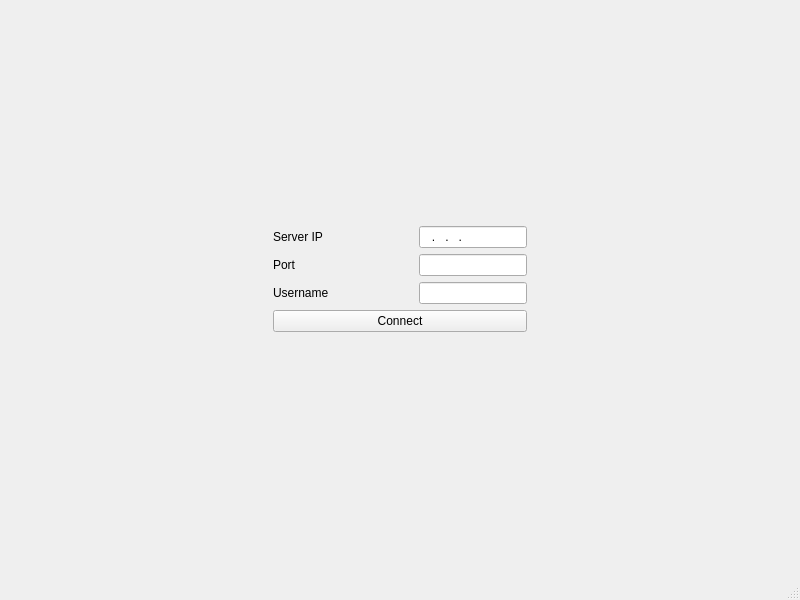
<?xml version="1.0" encoding="UTF-8"?>
<ui version="4.0">
 <class>MainWindow</class>
 <widget class="QMainWindow" name="MainWindow">
  <property name="enabled">
   <bool>true</bool>
  </property>
  <property name="geometry">
   <rect>
    <x>0</x>
    <y>0</y>
    <width>800</width>
    <height>600</height>
   </rect>
  </property>
  <property name="windowTitle">
   <string>MainWindow</string>
  </property>
  <widget class="QWidget" name="centralwidget">
   <property name="enabled">
    <bool>true</bool>
   </property>
   <layout class="QGridLayout" name="gridLayout_3">
    <item row="0" column="0">
     <widget class="QStackedWidget" name="pages">
      <property name="currentIndex">
       <number>0</number>
      </property>
      <widget class="QWidget" name="loginPage">
       <layout class="QGridLayout" name="gridLayout">
        <item row="3" column="2">
         <spacer name="verticalSpacer">
          <property name="orientation">
           <enum>Qt::Orientation::Vertical</enum>
          </property>
          <property name="sizeHint" stdset="0">
           <size>
            <width>20</width>
            <height>191</height>
           </size>
          </property>
         </spacer>
        </item>
        <item row="1" column="2">
         <layout class="QVBoxLayout" name="verticalLayout">
          <item>
           <layout class="QHBoxLayout" name="serverIPLayout">
            <item>
             <widget class="QLabel" name="serverIPLabel">
              <property name="text">
               <string>Server IP</string>
              </property>
             </widget>
            </item>
            <item>
             <spacer name="horizontalSpacer_5">
              <property name="orientation">
               <enum>Qt::Orientation::Horizontal</enum>
              </property>
              <property name="sizeHint" stdset="0">
               <size>
                <width>40</width>
                <height>20</height>
               </size>
              </property>
             </spacer>
            </item>
            <item>
             <widget class="QLineEdit" name="serverIPLineEdit">
              <property name="sizePolicy">
               <sizepolicy hsizetype="Fixed" vsizetype="Fixed">
                <horstretch>0</horstretch>
                <verstretch>0</verstretch>
               </sizepolicy>
              </property>
              <property name="inputMethodHints">
               <set>Qt::InputMethodHint::ImhFormattedNumbersOnly</set>
              </property>
              <property name="inputMask">
               <string>000.000.000.000</string>
              </property>
              <property name="maxLength">
               <number>15</number>
              </property>
              <property name="frame">
               <bool>true</bool>
              </property>
              <property name="clearButtonEnabled">
               <bool>false</bool>
              </property>
             </widget>
            </item>
           </layout>
          </item>
          <item>
           <layout class="QHBoxLayout" name="portLayout">
            <item>
             <widget class="QLabel" name="portLabel">
              <property name="text">
               <string>Port</string>
              </property>
             </widget>
            </item>
            <item>
             <spacer name="horizontalSpacer_4">
              <property name="orientation">
               <enum>Qt::Orientation::Horizontal</enum>
              </property>
              <property name="sizeHint" stdset="0">
               <size>
                <width>40</width>
                <height>20</height>
               </size>
              </property>
             </spacer>
            </item>
            <item>
             <widget class="QLineEdit" name="portLineEdit">
              <property name="sizePolicy">
               <sizepolicy hsizetype="Fixed" vsizetype="Fixed">
                <horstretch>0</horstretch>
                <verstretch>0</verstretch>
               </sizepolicy>
              </property>
              <property name="inputMethodHints">
               <set>Qt::InputMethodHint::ImhDigitsOnly</set>
              </property>
              <property name="inputMask">
               <string notr="true">99999</string>
              </property>
              <property name="maxLength">
               <number>5</number>
              </property>
             </widget>
            </item>
           </layout>
          </item>
          <item>
           <layout class="QHBoxLayout" name="usernameLayout">
            <item>
             <widget class="QLabel" name="usernameLabel">
              <property name="text">
               <string>Username</string>
              </property>
             </widget>
            </item>
            <item>
             <spacer name="horizontalSpacer_3">
              <property name="orientation">
               <enum>Qt::Orientation::Horizontal</enum>
              </property>
              <property name="sizeHint" stdset="0">
               <size>
                <width>40</width>
                <height>20</height>
               </size>
              </property>
             </spacer>
            </item>
            <item>
             <widget class="QLineEdit" name="usernameLineEdit">
              <property name="sizePolicy">
               <sizepolicy hsizetype="Fixed" vsizetype="Fixed">
                <horstretch>0</horstretch>
                <verstretch>0</verstretch>
               </sizepolicy>
              </property>
              <property name="inputMethodHints">
               <set>Qt::InputMethodHint::ImhLatinOnly</set>
              </property>
              <property name="inputMask">
               <string/>
              </property>
              <property name="maxLength">
               <number>32767</number>
              </property>
             </widget>
            </item>
           </layout>
          </item>
          <item>
           <widget class="QPushButton" name="connectButton">
            <property name="text">
             <string>Connect</string>
            </property>
           </widget>
          </item>
         </layout>
        </item>
        <item row="0" column="2">
         <spacer name="verticalSpacer_2">
          <property name="orientation">
           <enum>Qt::Orientation::Vertical</enum>
          </property>
          <property name="sizeHint" stdset="0">
           <size>
            <width>20</width>
            <height>191</height>
           </size>
          </property>
         </spacer>
        </item>
        <item row="1" column="0">
         <spacer name="horizontalSpacer">
          <property name="orientation">
           <enum>Qt::Orientation::Horizontal</enum>
          </property>
          <property name="sizeHint" stdset="0">
           <size>
            <width>234</width>
            <height>20</height>
           </size>
          </property>
         </spacer>
        </item>
        <item row="1" column="3">
         <spacer name="horizontalSpacer_2">
          <property name="orientation">
           <enum>Qt::Orientation::Horizontal</enum>
          </property>
          <property name="sizeHint" stdset="0">
           <size>
            <width>233</width>
            <height>20</height>
           </size>
          </property>
         </spacer>
        </item>
        <item row="2" column="2">
         <widget class="QLabel" name="formErrorLabel">
          <property name="enabled">
           <bool>true</bool>
          </property>
          <property name="contextMenuPolicy">
           <enum>Qt::ContextMenuPolicy::NoContextMenu</enum>
          </property>
          <property name="text">
           <string/>
          </property>
          <property name="alignment">
           <set>Qt::AlignmentFlag::AlignCenter</set>
          </property>
         </widget>
        </item>
       </layout>
      </widget>
      <widget class="QWidget" name="waitingPage">
       <layout class="QVBoxLayout" name="verticalLayout_2">
        <item alignment="Qt::AlignmentFlag::AlignHCenter">
         <widget class="QLabel" name="waitingLabel">
          <property name="text">
           <string>&lt;html&gt;&lt;head/&gt;&lt;body&gt;&lt;p&gt;&lt;span style=&quot; font-size:36pt; font-weight:700;&quot;&gt;Waiting for opponent...&lt;/span&gt;&lt;/p&gt;&lt;/body&gt;&lt;/html&gt;</string>
          </property>
         </widget>
        </item>
        <item>
         <widget class="QPushButton" name="disconnectButton">
          <property name="text">
           <string>Disconnect</string>
          </property>
         </widget>
        </item>
       </layout>
      </widget>
      <widget class="QWidget" name="battlePage">
       <layout class="QGridLayout" name="gridLayout_2">
        <item row="2" column="0">
         <widget class="QLabel" name="label">
          <property name="text">
           <string>Devise your attack strategy. </string>
          </property>
         </widget>
        </item>
        <item row="5" column="0">
         <widget class="QPushButton" name="forfeitButton">
          <property name="text">
           <string>Forfeit (Disconnect)</string>
          </property>
         </widget>
        </item>
        <item row="4" column="0">
         <layout class="QVBoxLayout" name="verticalLayout_3">
          <item>
           <widget class="QRadioButton" name="rockRadioButton">
            <property name="text">
             <string>Rock</string>
            </property>
           </widget>
          </item>
          <item>
           <widget class="QRadioButton" name="paperRadioButton">
            <property name="text">
             <string>Paper</string>
            </property>
           </widget>
          </item>
          <item>
           <widget class="QRadioButton" name="scissorsRadioButton">
            <property name="text">
             <string>Scissors</string>
            </property>
           </widget>
          </item>
          <item>
           <widget class="QTextBrowser" name="attackDescriptionTextBrowser">
            <property name="mouseTracking">
             <bool>false</bool>
            </property>
            <property name="contextMenuPolicy">
             <enum>Qt::ContextMenuPolicy::PreventContextMenu</enum>
            </property>
            <property name="autoFillBackground">
             <bool>false</bool>
            </property>
            <property name="frameShape">
             <enum>QFrame::Shape::StyledPanel</enum>
            </property>
            <property name="verticalScrollBarPolicy">
             <enum>Qt::ScrollBarPolicy::ScrollBarAlwaysOff</enum>
            </property>
            <property name="horizontalScrollBarPolicy">
             <enum>Qt::ScrollBarPolicy::ScrollBarAlwaysOff</enum>
            </property>
            <property name="html">
             <string>&lt;!DOCTYPE HTML PUBLIC &quot;-//W3C//DTD HTML 4.0//EN&quot; &quot;http://www.w3.org/TR/REC-html40/strict.dtd&quot;&gt;
&lt;html&gt;&lt;head&gt;&lt;meta name=&quot;qrichtext&quot; content=&quot;1&quot; /&gt;&lt;meta charset=&quot;utf-8&quot; /&gt;&lt;style type=&quot;text/css&quot;&gt;
p, li { white-space: pre-wrap; }
hr { height: 1px; border-width: 0; }
li.unchecked::marker { content: &quot;\2610&quot;; }
li.checked::marker { content: &quot;\2612&quot;; }
&lt;/style&gt;&lt;/head&gt;&lt;body style=&quot; font-family:'DejaVu LGC Sans'; font-size:12pt; font-weight:400; font-style:normal;&quot;&gt;
&lt;p style=&quot;-qt-paragraph-type:empty; margin-top:0px; margin-bottom:0px; margin-left:0px; margin-right:0px; -qt-block-indent:0; text-indent:0px;&quot;&gt;&lt;br /&gt;&lt;/p&gt;&lt;/body&gt;&lt;/html&gt;</string>
            </property>
            <property name="textInteractionFlags">
             <set>Qt::TextInteractionFlag::NoTextInteraction</set>
            </property>
           </widget>
          </item>
          <item>
           <widget class="QPushButton" name="confirmAttackButton">
            <property name="enabled">
             <bool>false</bool>
            </property>
            <property name="text">
             <string>STRIKE!</string>
            </property>
           </widget>
          </item>
          <item>
           <spacer name="verticalSpacer_3">
            <property name="orientation">
             <enum>Qt::Orientation::Vertical</enum>
            </property>
            <property name="sizeHint" stdset="0">
             <size>
              <width>20</width>
              <height>40</height>
             </size>
            </property>
           </spacer>
          </item>
         </layout>
        </item>
        <item row="1" column="0">
         <widget class="QLabel" name="opponentNameLabel">
          <property name="text">
           <string/>
          </property>
         </widget>
        </item>
       </layout>
      </widget>
      <widget class="QWidget" name="resultsPage">
       <layout class="QGridLayout" name="gridLayout_4">
        <item row="1" column="1" alignment="Qt::AlignmentFlag::AlignHCenter">
         <widget class="QLabel" name="resultLabel">
          <property name="text">
           <string/>
          </property>
         </widget>
        </item>
        <item row="5" column="1">
         <layout class="QHBoxLayout" name="horizontalLayout_7">
          <item>
           <widget class="QPushButton" name="continuePushButton">
            <property name="text">
             <string>Rematch</string>
            </property>
           </widget>
          </item>
          <item>
           <widget class="QPushButton" name="quitPushButton">
            <property name="text">
             <string>Quit (Disconnect)</string>
            </property>
           </widget>
          </item>
         </layout>
        </item>
        <item row="4" column="1">
         <spacer name="verticalSpacer_4">
          <property name="orientation">
           <enum>Qt::Orientation::Vertical</enum>
          </property>
          <property name="sizeHint" stdset="0">
           <size>
            <width>20</width>
            <height>40</height>
           </size>
          </property>
         </spacer>
        </item>
        <item row="3" column="1">
         <widget class="QLabel" name="opponentResultLabel">
          <property name="text">
           <string/>
          </property>
         </widget>
        </item>
        <item row="2" column="1">
         <spacer name="verticalSpacer_5">
          <property name="orientation">
           <enum>Qt::Orientation::Vertical</enum>
          </property>
          <property name="sizeHint" stdset="0">
           <size>
            <width>20</width>
            <height>40</height>
           </size>
          </property>
         </spacer>
        </item>
       </layout>
      </widget>
     </widget>
    </item>
   </layout>
  </widget>
  <widget class="QMenuBar" name="menubar">
   <property name="geometry">
    <rect>
     <x>0</x>
     <y>0</y>
     <width>800</width>
     <height>24</height>
    </rect>
   </property>
  </widget>
  <widget class="QStatusBar" name="statusbar"/>
 </widget>
 <resources/>
 <connections/>
</ui>
